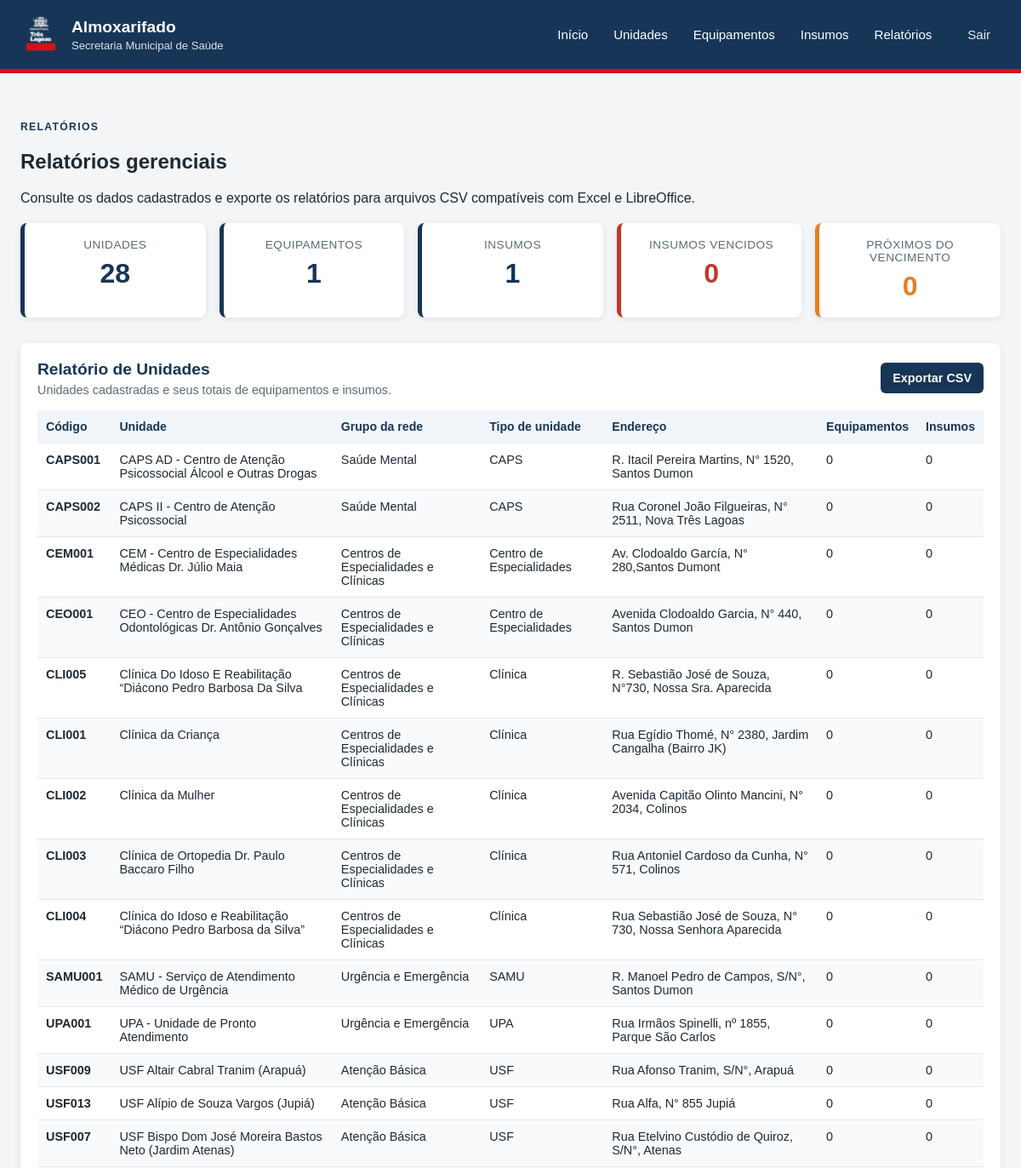
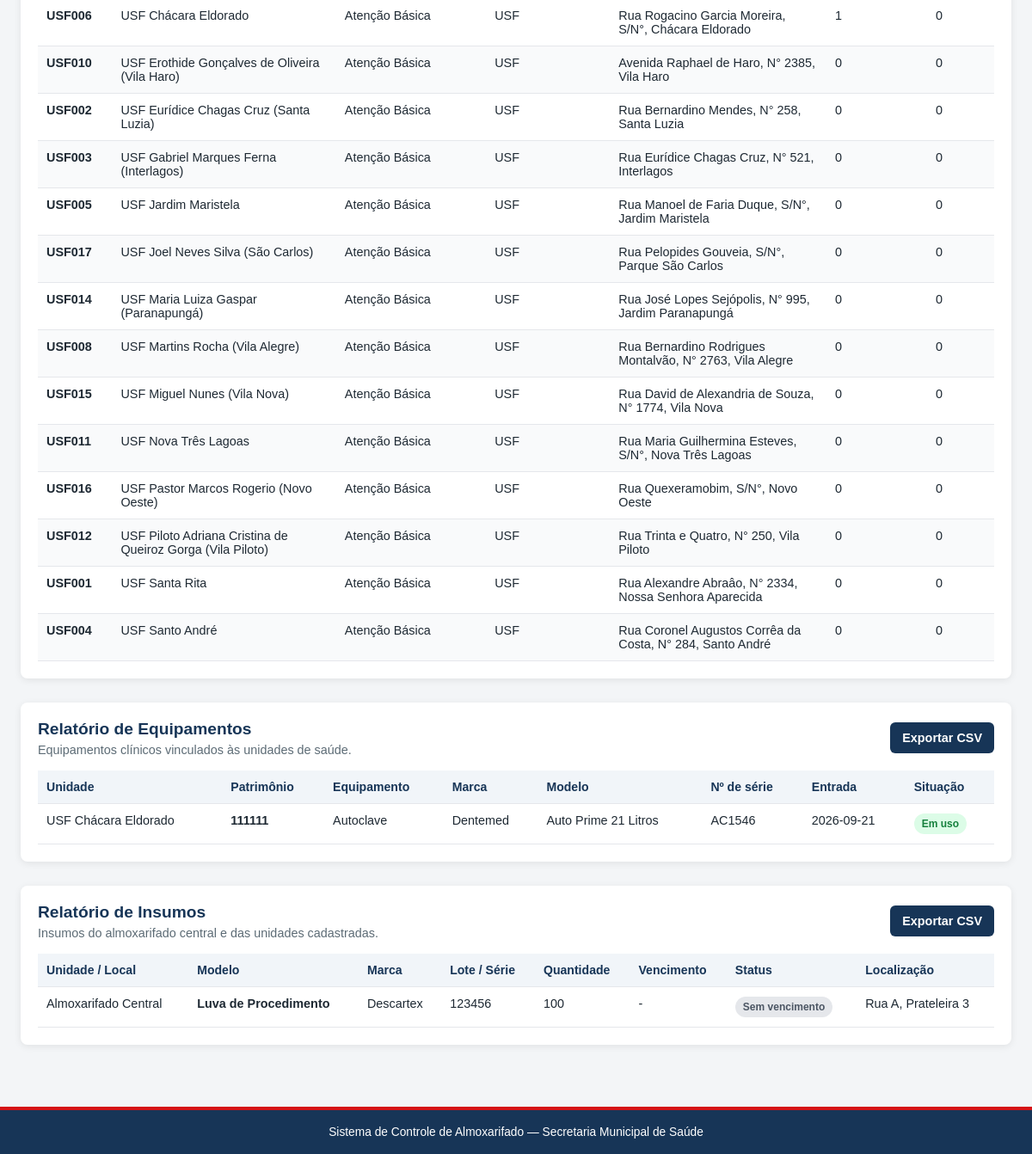
The page /relatorios (signed in) on the database as committed earlier (2 pictures, top to bottom).
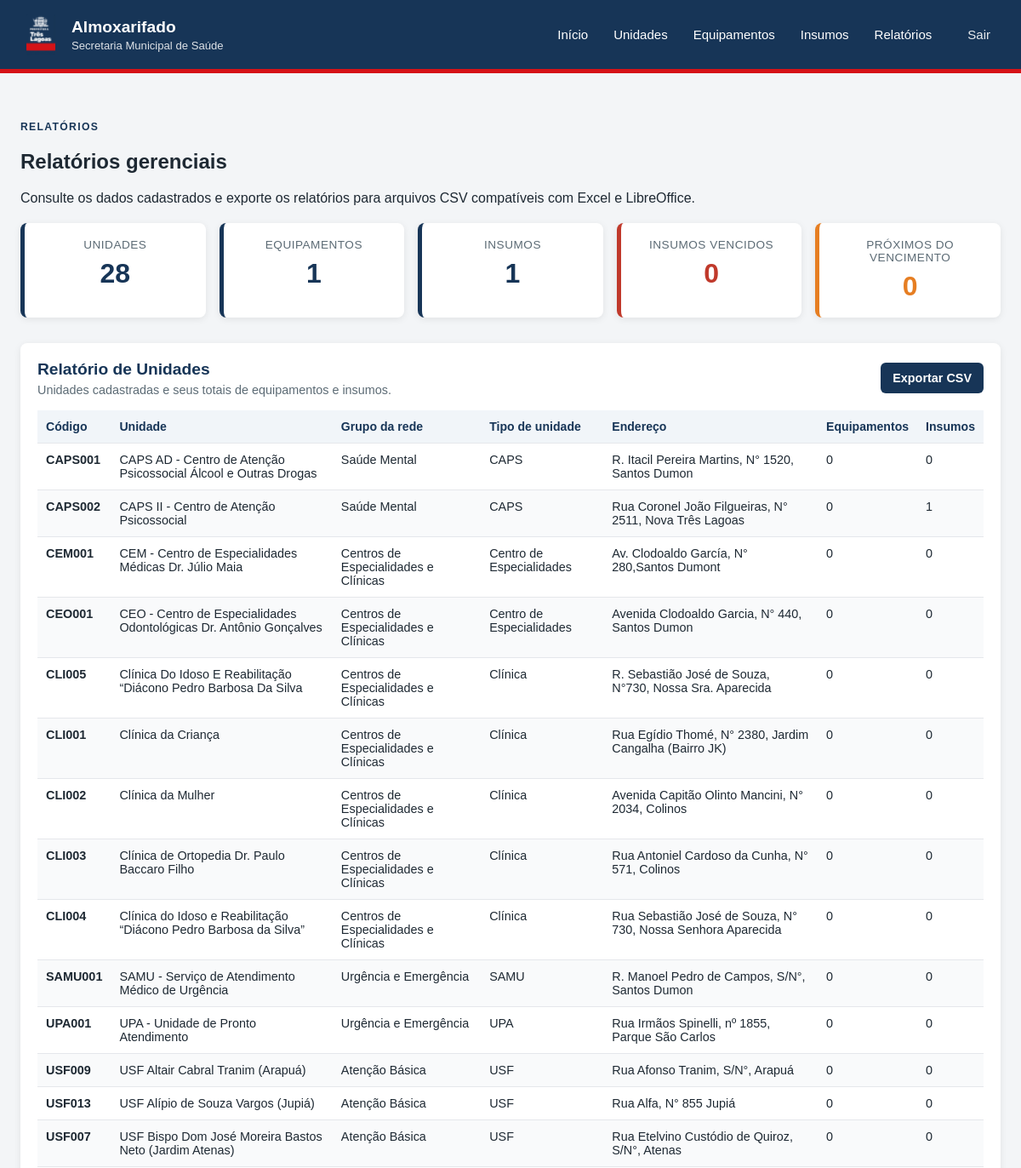
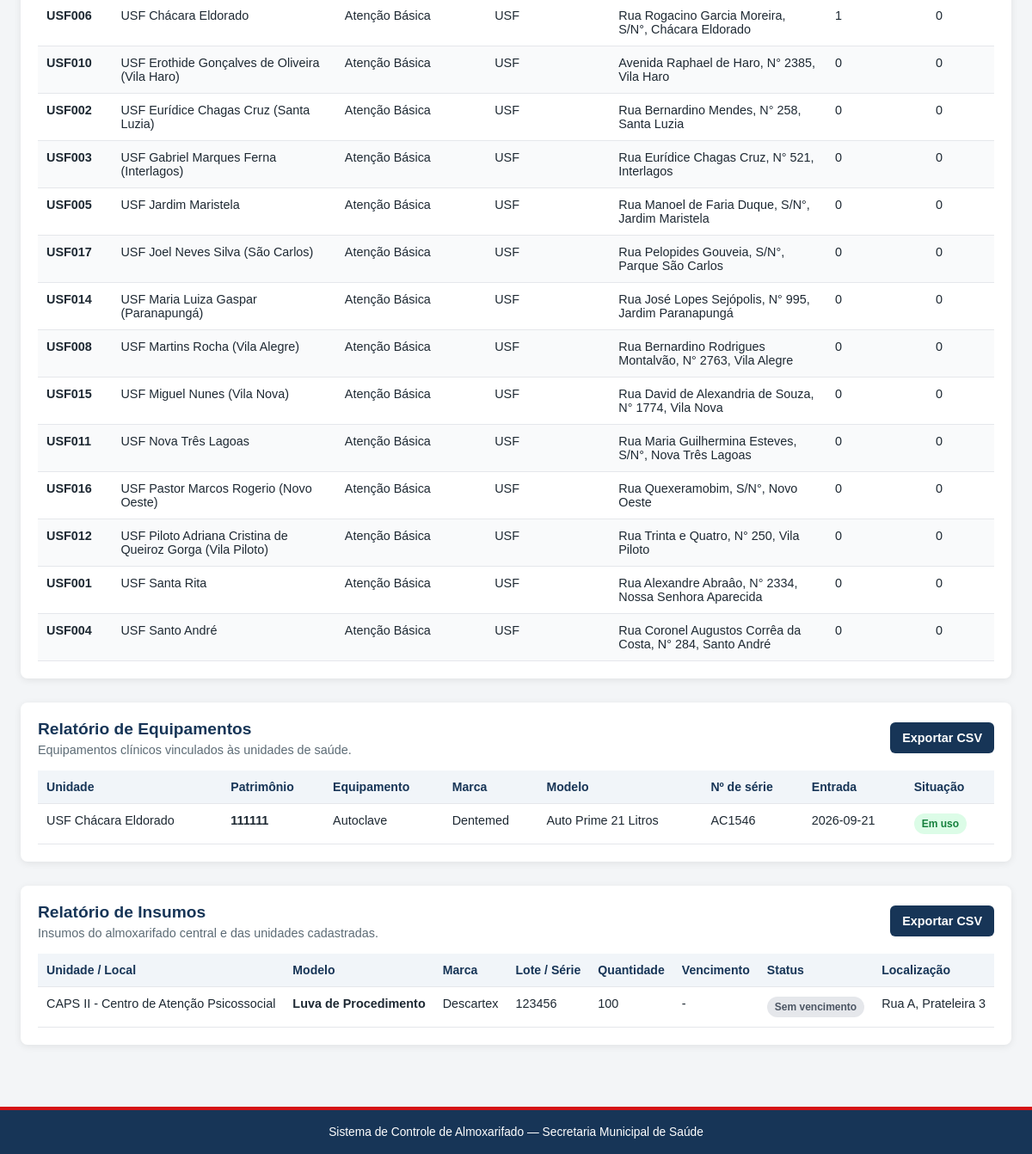
The same page on the database as committed later (2 pictures, top to bottom).
### tables this page shows
CREATE TABLE unidades (
    id_unidade INTEGER PRIMARY KEY AUTOINCREMENT,
    codigo TEXT NOT NULL UNIQUE,
    nome TEXT NOT NULL,
    tipo TEXT,
    endereco TEXT,
    ativo BOOLEAN DEFAULT 1
, grupo_rede TEXT, tipo_unidade TEXT);

CREATE TABLE equipamentos (
    id_equipamento INTEGER PRIMARY KEY AUTOINCREMENT,
    id_unidade INTEGER NOT NULL,
    patrimonio TEXT NOT NULL,
    nome TEXT,
    modelo TEXT,
    marca TEXT,
    numero_serie TEXT,
    data_entrada DATE,
    situacao TEXT,
    observacao TEXT,
    FOREIGN KEY (id_unidade) REFERENCES unidades(id_unidade),
    UNIQUE(id_unidade, patrimonio)
);

CREATE TABLE insumos (
    id_insumo INTEGER PRIMARY KEY AUTOINCREMENT,
    id_unidade INTEGER,
    modelo TEXT,
    marca TEXT,
    numero_serie TEXT,
    quantidade INTEGER DEFAULT 0,
    data_entrega DATE,
    data_fabricacao DATE,
    vencimento DATE,
    localizacao TEXT,
    observacao TEXT,
    FOREIGN KEY (id_unidade) REFERENCES unidades(id_unidade)
);

### app.py (the view)
@app.route("/relatorios")
@login_required
def relatorios():
    with get_db_connection() as conn:
        relatorio_unidades = conn.execute(
            """
            SELECT
                u.id_unidade,
                u.codigo,
                u.nome,
                u.grupo_rede,
                u.tipo_unidade,
                u.endereco,
                COUNT(DISTINCT e.id_equipamento) AS total_equipamentos,
                COUNT(DISTINCT i.id_insumo) AS total_insumos
            FROM unidades u
            LEFT JOIN equipamentos e
                ON e.id_unidade = u.id_unidade
            LEFT JOIN insumos i
                ON i.id_unidade = u.id_unidade
            GROUP BY
                u.id_unidade,
                u.codigo,
                u.nome,
                u.grupo_rede,
                u.tipo_unidade,
                u.endereco
            ORDER BY u.nome
            """
        ).fetchall()
        relatorio_equipamentos = conn.execute(
            """
            SELECT
                e.id_equipamento,
                u.codigo AS codigo_unidade,
                u.nome AS nome_unidade,
                e.patrimonio,
                e.nome,
                e.modelo,
                e.marca,
                e.numero_serie,
                e.data_entrada,
                e.situacao,
                e.observacao
            FROM equipamentos e
            JOIN unidades u
                ON e.id_unidade = u.id_unidade
            ORDER BY
                u.nome,
                e.nome,
                e.patrimonio
            """
        ).fetchall()
        relatorio_insumos = conn.execute(
            """
            SELECT
                i.id_insumo,
                COALESCE(u.codigo, 'ALMOXARIFADO') AS codigo_unidade,
                COALESCE(u.nome, 'Almoxarifado Central') AS nome_unidade,
                i.modelo,
                i.marca,
                i.numero_serie,
                i.quantidade,
                i.data_entrega,
                i.data_fabricacao,
                i.vencimento,
                i.localizacao,
                i.observacao,
                CASE
                    WHEN i.vencimento IS NULL OR i.vencimento = ''
                        THEN 'Sem data de vencimento'
                    WHEN date(i.vencimento) < date('now')
                        THEN 'Vencido'
                    WHEN date(i.vencimento) <= date('now', '+30 days')
                        THEN 'Próximo do vencimento'
                    ELSE 'Válido'
                END AS status_vencimento
            FROM insumos i
            LEFT JOIN unidades u
                ON i.id_unidade = u.id_unidade
            ORDER BY
                CASE
                    WHEN i.vencimento IS NULL OR i.vencimento = ''
                        THEN 2
                    ELSE 1
                END,
                date(i.vencimento),
                i.modelo,
                i.marca
            """
        ).fetchall()
        resumo = conn.execute(
            """
            SELECT
                (SELECT COUNT(*) FROM unidades) AS total_unidades,
                (SELECT COUNT(*) FROM equipamentos) AS total_equipamentos,
                (SELECT COUNT(*) FROM insumos) AS total_insumos,
                (
                    SELECT COUNT(*)
                    FROM insumos
                    WHERE vencimento IS NOT NULL
                    AND vencimento <> ''
                    AND date(vencimento) < date('now')
                ) AS total_vencidos,
                (
                    SELECT COUNT(*)
                    FROM insumos
                    WHERE vencimento IS NOT NULL
                    AND vencimento <> ''
                    AND date(vencimento) >= date('now')
                    AND date(vencimento) <= date('now', '+30 days')
                ) AS total_proximos_vencimento
            """
        ).fetchone()
    return render_template(
        "relatorios.html",
        resumo=resumo,
        relatorio_unidades=relatorio_unidades,
        relatorio_equipamentos=relatorio_equipamentos,
        relatorio_insumos=relatorio_insumos,
    )

### templates/relatorios.html (shortened to what this page needs)
{% extends "base.html" %}
{% block content %}
{% set grupos_rede = {
    'atencao_basica': 'Atenção Básica',
    'urgencia_emergencia': 'Urgência e Emergência',
    'especialidades': 'Especialidades e Clínicas',
    'centros_especialidades_clinicas': 'Centros de Especialidades e Clínicas',
    'saude_mental': 'Saúde Mental',
    'programas_suporte': 'Programas e Suporte',
    'sistema_prisional': 'Sistema Prisional',
    'administracao': 'Administração',
    'outro': 'Outro'
} %}
{% set tipos_unidade = {
    'ubs': 'UBS',
    'usf': 'USF',
    'upa': 'UPA',
    'caps': 'CAPS',
    'samu': 'SAMU',
    'sad': 'SAD',
    'ist': 'IST',
    'ambulatorio_saude_mental': 'Ambulatório de Saúde Mental',
    'centro_especialidades': 'Centro de Especialidades',
    'clinica': 'Clínica',
    'clinica_fisioterapia': 'Clínica',
    'secretaria_saude': 'Secretaria de Saúde',
    'penitenciaria_seguranca_media': 'Penitenciária de Segurança Média',
    'estabelecimento_penal_feminino': 'Estabelecimento Penal Feminino',
    'colonia_penal': 'Colônia Penal',
    'outro': 'Outro'
} %}
<section class="cabecalho-pagina">
    <div>
        <p class="texto-superior texto-superior--azul">RELATÓRIOS</p>
        <h2>Relatórios gerenciais</h2>
        <p>
            Consulte os dados cadastrados e exporte os relatórios
            para arquivos CSV compatíveis com Excel e LibreOffice.
        </p>
    </div>
</section>
<section class="cards-resumo">
    <article class="card-resumo">
        <span class="rotulo">Unidades</span>
        <strong>{{ resumo["total_unidades"] }}</strong>
    </article>
    <article class="card-resumo">
        <span class="rotulo">Equipamentos</span>
        <strong>{{ resumo["total_equipamentos"] }}</strong>
    </article>
    <article class="card-resumo">
        <span class="rotulo">Insumos</span>
        <strong>{{ resumo["total_insumos"] }}</strong>
    </article>
    <article class="card-resumo alerta">
        <span class="rotulo">Insumos vencidos</span>
        <strong>{{ resumo["total_vencidos"] }}</strong>
    </article>
    <article class="card-resumo aviso">
        <span class="rotulo">Próximos do vencimento</span>
        <strong>{{ resumo["total_proximos_vencimento"] }}</strong>
    </article>
</section>
<section class="painel-relatorio">
    <div class="cabecalho-relatorio">
        <div>
            <h3>Relatório de Unidades</h3>
            <p>Unidades cadastradas e seus totais de equipamentos e insumos.</p>
        </div>
        <a
            class="botao botao--secundario"
            href="{{ url_for('relatorio_unidades_csv') }}"
        >
            Exportar CSV
        </a>
    </div>
    <div class="tabela-responsiva">
        <table>
            <thead>
                <tr>
                    <th>Código</th>
                    <th>Unidade</th>
                    <th>Grupo da rede</th>
                    <th>Tipo de unidade</th>
                    <th>Endereço</th>
                    <th>Equipamentos</th>
                    <th>Insumos</th>
                </tr>
            </thead>
            <tbody>
                {% for unidade in relatorio_unidades %}
                <tr>
    <td><strong>{{ unidade["codigo"] }}</strong></td>
    <td>{{ unidade["nome"] }}</td>
    <td>
        {{ grupos_rede.get(
            unidade["grupo_rede"],
            unidade["grupo_rede"] or "-"
        ) }}
    </td>
    <td>
        {{ tipos_unidade.get(
            unidade["tipo_unidade"],
            unidade["tipo_unidade"] or "-"
        ) }}
    </td>
    <td>{{ unidade["endereco"] or "-" }}</td>
    <td>{{ unidade["total_equipamentos"] }}</td>
    <td>{{ unidade["total_insumos"] }}</td>
</tr>
                {% else %}
                <tr>
                    <td colspan="6" class="sem-registros">
                        Nenhuma unidade cadastrada.
                    </td>
                </tr>
                {% endfor %}
            </tbody>
        </table>
    </div>
</section>
<section class="painel-relatorio">
    <div class="cabecalho-relatorio">
        <div>
            <h3>Relatório de Equipamentos</h3>
            <p>Equipamentos clínicos vinculados às unidades de saúde.</p>
        </div>
        <a
            class="botao botao--secundario"
            href="{{ url_for('relatorio_equipamentos_csv') }}"
        >
            Exportar CSV
        </a>
    </div>
    <div class="tabela-responsiva">
        <table>
            <thead>
                <tr>
                    <th>Unidade</th>
                    <th>Patrimônio</th>
                    <th>Equipamento</th>
                    <th>Marca</th>
                    <th>Modelo</th>
                    <th>Nº de série</th>
                    <th>Entrada</th>
                    <th>Situação</th>
                </tr>
            </thead>
            <tbody>
                {% for equipamento in relatorio_equipamentos %}
                <tr>
                    <td>{{ equipamento["nome_unidade"] }}</td>
                    <td><strong>{{ equipamento["patrimonio"] }}</strong></td>
                    <td>{{ equipamento["nome"] or "-" }}</td>
                    <td>{{ equipamento["marca"] or "-" }}</td>
                    <td>{{ equipamento["modelo"] or "-" }}</td>
                    <td>{{ equipamento["numero_serie"] or "-" }}</td>
                    <td>{{ equipamento["data_entrada"] or "-" }}</td>
                    <td>
                        <span class="badge badge--{{ equipamento['situacao']|lower|replace(' ', '-') }}">
                            {{ equipamento["situacao"] or "-" }}
                        </span>
                    </td>
                </tr>
                {% else %}
                <tr>
                    <td colspan="8" class="sem-registros">
                        Nenhum equipamento cadastrado.
                    </td>
                </tr>
                {% endfor %}
            </tbody>
        </table>
    </div>
</section>
<section class="painel-relatorio">
    <div class="cabecalho-relatorio">
        <div>
            <h3>Relatório de Insumos</h3>
            <p>Insumos do almoxarifado central e das unidades cadastradas.</p>
        </div>
        <a
            class="botao botao--secundario"
            href="{{ url_for('relatorio_insumos_csv') }}"
        >
            Exportar CSV
        </a>
    </div>
    <div class="tabela-responsiva">
        <table>
            <thead>
                <tr>
                    <th>Unidade / Local</th>
                    <th>Modelo</th>
                    <th>Marca</th>
                    <th>Lote / Série</th>
                    <th>Quantidade</th>
                    <th>Vencimento</th>
                    <th>Status</th>
                    <th>Localização</th>
                </tr>
            </thead>
            <tbody>
                {% for insumo in relatorio_insumos %}
                <tr>
                    <td>{{ insumo["nome_unidade"] }}</td>
                    <td><strong>{{ insumo["modelo"] }}</strong></td>
                    <td>{{ insumo["marca"] }}</td>
                    <td>{{ insumo["numero_serie"] or "-" }}</td>
                    <td>{{ insumo["quantidade"] }}</td>
                    <td>{{ insumo["vencimento"] or "-" }}</td>
                    <td>
                        {% if insumo["status_vencimento"] == "Vencido" %}
                            <span class="status status--vencido">
                                Vencido
                            </span>
                        {% elif insumo["status_vencimento"] == "Próximo do vencimento" %}
                            <span class="status status--proximo">
                                Próximo do vencimento
                            </span>
                        {% elif insumo["status_vencimento"] == "Válido" %}
                            <span class="status status--valido">
                                Válido
                            </span>
                        {% else %}
                            <span class="status status--sem-vencimento">
                                Sem vencimento
                            </span>
                        {% endif %}
                    </td>
                    <td>{{ insumo["localizacao"] or "-" }}</td>
                </tr>
                {% else %}
                <tr>
                    <td colspan="8" class="sem-registros">
                        Nenhum insumo cadastrado.
                    </td>
                </tr>
                {% endfor %}
            </tbody>
        </table>
    </div>
</section>
{% endblock %}

### templates/base.html (shortened to what this page needs)
<!DOCTYPE html>
<html lang="pt-BR">
<head>
    <link rel="stylesheet" href="{{ url_for('static', filename='style.css') }}">
</head>
<body>
    <header class="topo">
    <div class="marca">
        <img src="{{ url_for('static', filename='logo.png') }}" alt="Logo" class="marca__logo">
        <div>
            <h1>Almoxarifado</h1>
            <p>Secretaria Municipal de Saúde</p>
        </div>
    </div>
    <nav class="menu" aria-label="Menu principal">
        <a href="{{ url_for('index') }}">Início</a>
        <a href="{{ url_for('unidades') }}">Unidades</a>
        <a href="{{ url_for('equipamentos') }}">Equipamentos</a>
        <a href="{{ url_for('insumos') }}">Insumos</a>
        <a href="{{ url_for('relatorios') }}">Relatórios</a>
        <a href="{{ url_for('logout') }}" style="margin-left: 12px; opacity: 0.9;"> Sair </a>
    </nav>
</header>
<main class="conteudo">
    {% block content %}{% endblock %}
</main>
    <footer class="rodape">
        <p>Sistema de Controle de Almoxarifado — Secretaria Municipal de Saúde</p>
    </footer>
</body>
</html>

Rows that differ between the two databases and show on the page:
computed for unidades "CAPS002": total_insumos "0" → "1"
changed insumos "Luva de Procedimento": nome_unidade "Almoxarifado Central" → "CAPS II - Centro de Atenção Psicossocial"
